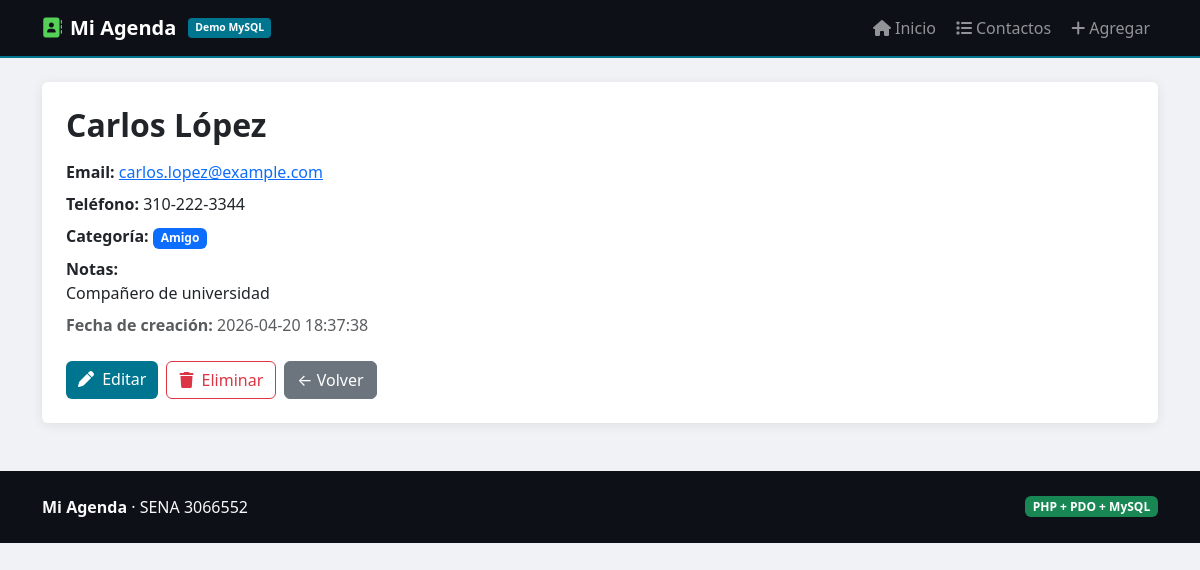
The page /contactos/ver.php?id=2 on the database its author committed.
### tables this page shows
CREATE TABLE contactos (
    id         INT           AUTO_INCREMENT PRIMARY KEY,
    nombre     VARCHAR(100)  NOT NULL,
    email      VARCHAR(150)  NOT NULL UNIQUE,
    telefono   VARCHAR(20),
    categoria  ENUM('Amigo','Familiar','Trabajo','Otro') NOT NULL DEFAULT 'Otro',
    notas      TEXT,
    creado_en  DATETIME      NOT NULL DEFAULT CURRENT_TIMESTAMP
);

### contactos/ver.php (the view, shortened to what this page needs)
<?php
$id = filter_input(INPUT_GET, 'id', FILTER_VALIDATE_INT);
$error         = null;
$contacto      = null;
try {
    $pdo = DB::conectar();
    $stmt = $pdo->prepare('SELECT * FROM contactos WHERE id = :id LIMIT 1');
    $stmt->execute(['id' => $id]);
    $contacto = $stmt->fetch();
} catch (PDOException $e) {
    $error = $e->getMessage();
}
require_once __DIR__ . '/../includes/header.php';
?>
<?php if ($error): ?>
  <div class="alert alert-danger"><?= htmlspecialchars($error) ?></div>
<?php elseif ($contacto): ?>
<div class="card">
  <div class="card-body p-4">
    <h2 class="fw-bold mb-3"><?= htmlspecialchars($contacto['nombre']) ?></h2>
    <p class="mb-2">
      <strong>Email:</strong>
      <a href="mailto:<?= htmlspecialchars($contacto['email']) ?>"><?= htmlspecialchars($contacto['email']) ?></a>
    </p>
    <p class="mb-2">
      <strong>Teléfono:</strong>
      <?= !empty($contacto['telefono']) ? htmlspecialchars($contacto['telefono']) : 'No registrado' ?>
    </p>
    <p class="mb-2">
      <strong>Categoría:</strong>
      <span class="badge bg-primary"><?= htmlspecialchars($contacto['categoria']) ?></span>
    </p>
    <p class="mb-2">
      <strong>Notas:</strong><br>
      <?= nl2br(htmlspecialchars($contacto['notas'] ?? 'Sin notas')) ?>
    </p>
    <p class="mb-4 text-muted">
      <strong>Fecha de creación:</strong> <?= htmlspecialchars($contacto['creado_en']) ?>
    </p>
    <div class="d-flex flex-wrap gap-2">
      <a href="editar.php?id=<?= (int) $contacto['id'] ?>" class="btn btn-db">
        <i class="fas fa-pen me-1"></i> Editar
      </a>
      <a href="eliminar.php?id=<?= (int) $contacto['id'] ?>" class="btn btn-outline-danger">
        <i class="fas fa-trash me-1"></i> Eliminar
      </a>
      <a href="index.php" class="btn btn-secondary">
        ← Volver
      </a>
    </div>
  </div>
</div>
<?php endif; ?>
<?php require_once __DIR__ . '/../includes/footer.php'; ?>

### includes/header.php (style rules this page uses)
:root { --color: #00758f; }
body { background: #f0f2f5; }
.card { border: none; box-shadow: 0 2px 12px rgba(0,0,0,.08); }
.btn-db { background: var(--color); color: #fff; border: none; }

### rows shown on the page
contactos: nombre "Carlos López", email "carlos.lopez@example.com", telefono "310-222-3344", categoria "Amigo", notas "Compañero de universidad", creado_en "2026-04-20 18:37:38"
